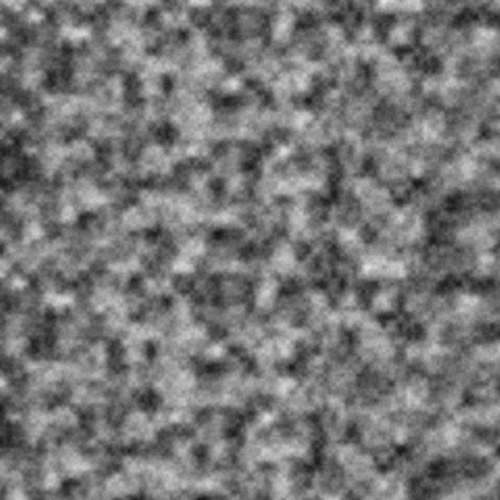
Frame 1 (no input)
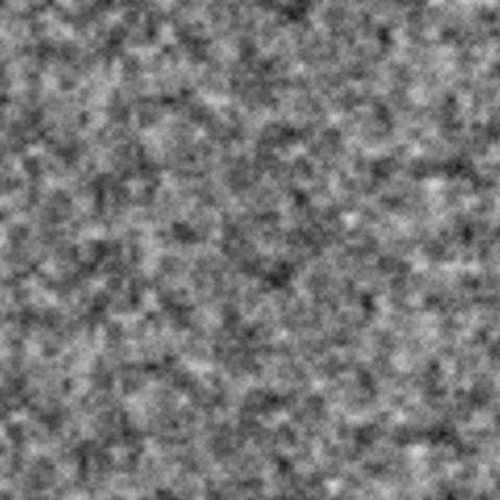
Frame 60 (the mouse pressed at the canvas centre just before this capture)
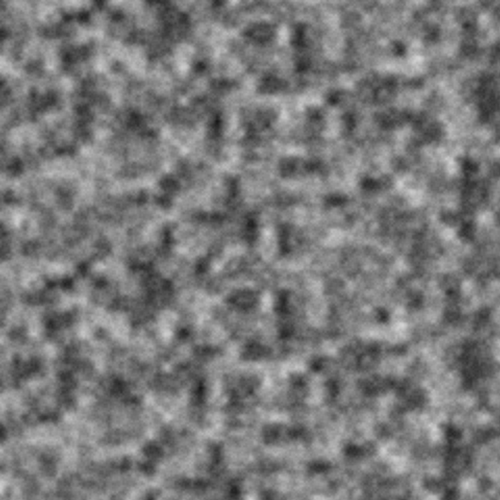
Frame 120 (the mouse held since frame 60 and released just before this capture)

The Processing sketch that drew these frames (run headless with seeded random() and noise(); from frame 60 on, the mouse is pressed at the canvas centre):

// Processing sketch: noisecolor
// ── noisecolor.pde
float inc = 0.06;
int density = 1;
float znoise = 0.0;

void setup() {
size(500, 500);
noStroke();
colorMode(HSB, 256);
frameRate(24);
}
 
void draw() {
	background(0);
	float xnoise = 0.0;
	float ynoise = 0.0;
	for (int y = 0; y < height; y += density) {
		for (int x = 0; x < width; x += density) {
			float n = noise(xnoise, ynoise, znoise) * 256;
			fill(255, 0, n); 
			rect(y, x, density, density);
			xnoise += inc;
		}
		xnoise = 0;
		ynoise += inc;
	}
	znoise += inc;
}
